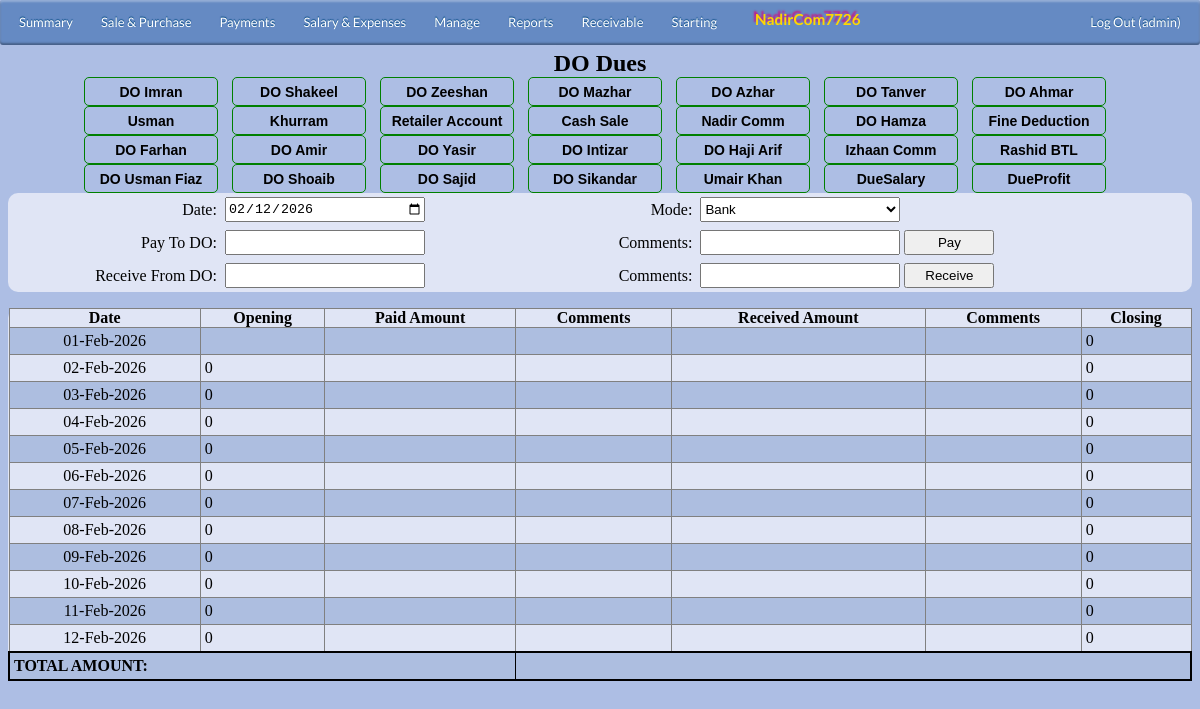
Page /admin/dodues.php (signed in) on the committed database.
### tables this page shows
CREATE TABLE `config` (
  `id` int(11) NOT NULL,
  `name` varchar(50) DEFAULT NULL,
  `customName` varchar(100) DEFAULT NULL
);

CREATE TABLE `empinfo` (
  `EmpID` int(11) NOT NULL,
  `EmpName` varchar(30) DEFAULT NULL,
  `EmpJoinDate` date DEFAULT NULL,
  `EmpFixedSalary` int(11) DEFAULT NULL,
  `EmpStatus` varchar(20) DEFAULT NULL,
  `empType` varchar(10) DEFAULT NULL,
  `Comments` varchar(100) DEFAULT NULL,
  `sort_order` int(11) DEFAULT NULL,
  `showIn` tinyint(4) DEFAULT NULL,
  `otcomrate` float DEFAULT NULL,
  `completeName` varchar(50) DEFAULT NULL,
  `contactNo` varchar(20) DEFAULT NULL,
  `empAddress` varchar(200) DEFAULT NULL,
  `doLine` varchar(20) DEFAULT NULL,
  `cnic` varchar(15) DEFAULT NULL
);

### admin/includes/globalvar.php (called while the page is built, shortened)
<?php
include_once('dbcon.php');
$qry = mysqli_query($con,"SELECT customName FROM config WHERE name='organization';") or die(mysqli_error());
$Data=mysqli_fetch_assoc($qry);
$childOrganization=$Data['customName'];
$qry = mysqli_query($con,"SELECT customName FROM config WHERE name='defaultBank';") or die(mysqli_error());
$Data=mysqli_fetch_assoc($qry);
$defaultBankName=$Data['customName'];
?>

### admin/includes/variables.php (called while the page is built, shortened)
<?php
include_once('dbcon.php');
include_once('globalvar.php');
		$currentActiveUser=$_SESSION['login_user'];
		$currentUserType=$_SESSION['login_type'];
		$query_date = date('d-m-Y');
		$FirstDate= date('01-m-Y', strtotime($query_date));
		$CurrentDate=date('Y-m-d');
		$CurrentMonth=date('M-Y', strtotime($query_date));
		$date_from = $FirstDate;
		$date_from = strtotime($date_from);
		$date_to = $CurrentDate;
		$date_to = strtotime($date_to);
?>

### admin/includes/formula2.php (called while the page is built, shortened)
<?php
include_once('variables.php');
include_once('globalvar.php');
?>

### admin/dodues.php (the view, shortened to what this page needs)
<?php
$Employee = $_GET['name'];
include_once('includes/formula2.php');
include_once('includes/globalvar.php');
?>
	<head>
			<?php
			include_once('includes/navbar.php');
			?>
	</head>
	<div class="container" align="center" style="border: solid black 0px;" >
							<center>
								<caption> <h2>DO Dues</h2></caption>
							</center>
				<div style="border: solid black 0px;" align="center" class="doBar">
					<?php
						$doQ=mysqli_query($con,"SELECT EmpName from empinfo WHERE (EmpStatus='Active' OR EmpStatus='Dfltr') AND (showIn=2 OR showIn=3) Order by sort_order ASC");
						while($data=mysqli_fetch_array($doQ))
							{
								$name=$data['EmpName'];
								if($name== $Employee)
									$nm='doLinkSelected';
								else
									$nm='doLink';
								?>
								<a href="dodues.php?name=<?php echo $name;?>" id="<?php echo $nm;?>" class="button">
								<?php
								echo $data['EmpName']."</a>";
							}
					?>
				</div>
							<div  style="border: solid black 0px; ">
											<form id="AddReceiptForm" name="AddReceiptForm" action="" method="POST">
													<table cellpadding="0" cellspacing="0" border="0" class="table" id="HeadTable" >
																<tr>
																	<td style="text-align: right;">Date:</td>
																	<td style="text-align: left;">
																			<?php
																				$strDate= date('Y-m-d');
																				if ($currentUserType=="Admin")
																					echo "<input type=\"date\" value= \"$strDate\"  name=\"txtDate\" id=\"tBox\">";
																				else
																					echo "<input type=\"date\" value= \"$strDate\"  name=\"txtDate\" id=\"tBox\" readonly>";
																			?>
																	</td>
																	<td style="text-align: right;">Mode:</td>
																	<td style="text-align: left;" >
																			<select name="modeSelect" id="sBox"/>
																				<?php
																					$doQ=mysqli_query($con,"SELECT Name from company WHERE Type='BNK' ");
																						while($data=mysqli_fetch_array($doQ))
																						{
																							if ($data['Name']==$defaultBankName)
																								echo "<option selected>";
																							else
																								echo "<option>";
																							echo $data['Name'];
																							echo "</option>";
																						}
																				?>
																	</td>
																</tr>
																<tr>
																	<td style="text-align: right;" >
																	<?php
																	if($Employee=="DueSalary" OR $Employee=="DueProfit")
																		echo "Withdraw:";
																	else
																		echo "Pay To DO:";
																	?>
																	</td>
																	<td style="text-align: left;" >
																		 <input type="text" name="txtAmntPaid" value="" id="iBox"/ autofocus>
																	</td>
																	<td style="text-align: right;" >Comments:
																	</td>
																	<td style="text-align: left;" >
																		<input type="text" name="txtNotesP"  id="iBox"/>
																		<input type="submit"  value="<?php if($Employee=="DueSalary" OR $Employee=="DueProfit") echo "Withdraw"; else echo "Pay";?>" name="SaveDuePaid" id="Btn">
																	</td>
																</tr>
																<tr>
																	<td style="text-align: right;" >
																	<?php
																	if($Employee=="DueSalary" OR $Employee=="DueProfit")
																		echo "Add Amount:";
																	else
																		echo "Receive From DO:";
																	?>
																	</td>
																	<td style="text-align: left;" >
																		 <input type="text" name="txtAmntReceived" value="" id="iBox"/>
																	</td>
																	<td style="text-align: right;" >Comments:
																	</td>
																	<td style="text-align: left;" >
																		<input type="text" name="txtNotesR"  id="iBox"/>
																		<input type="submit"  value="<?php if($Employee=="DueSalary" OR $Employee=="DueProfit") echo "Add Into"; else echo "Receive";?>" name="SaveDueReceived" id="Btn">
																	</td>
																</tr>
													</table>
											</form>
							</div>
							<table cellpadding="0" cellspacing="0" border="1" class="table table-bordered table-condensed" id="dbResult">
								<thead>
									<tr>
										<th>Date</th>
										<th>Opening</th>
										<th><?php if($Employee=="DueSalary" OR $Employee=="DueProfit") echo "Withdraw"; else echo "Paid Amount";?></th>
										<th>Comments</th>
										<th><?php if($Employee=="DueSalary" OR $Employee=="DueProfit") echo "Added"; else echo "Received Amount";?></th>
										<th>Comments</th>
										<th>Closing</th>
									</tr>
								</thead>
											<tbody>
											<?php
													$sq5 = mysqli_query($con,"SELECT ocAmnt FROM openingclosing where oMonth='$CurrentMonth' AND ocType='DO Dues' AND ocEmp='$Employee'  ")or die(mysqli_query());
													$Data5=mysqli_fetch_array($sq5);
													$Opening=$Data5['ocAmnt'];
														for($i=$date_from; $i<=$date_to; $i+=86400)
														{
														echo "<tr>";
															$cd=date("Y-m-d", $i);
														echo "<td style=\"text-align: center;\">";
															echo date("d-M-Y", $i);
														echo "</td>";
														echo "<td>".$Opening."</td>";
															$q=mysqli_query($con,"SELECT sum(rpAmnt),rpNotes FROM receiptpayment WHERE rpFor='DO Dues' AND rpDate ='$cd' AND rpStatus='PaidTo' AND rpFromTo='$Employee' ");
															$Data=mysqli_fetch_array($q);
															$amntPaid=$Data['sum(rpAmnt)'];
														echo "<td>".$amntPaid."</td>";
														echo "<td>".$Data['rpNotes']."</td>";
															$q=mysqli_query($con,"SELECT sum(rpAmnt),rpNotes FROM receiptpayment WHERE rpFor='DO Dues' AND rpDate ='$cd' AND rpStatus='ReceivedFrom' AND rpFromTo='$Employee'  ");
															$Data=mysqli_fetch_array($q);
															$amntRcvd=$Data['sum(rpAmnt)'];
														echo "<td>".$amntRcvd."</td>";
														echo "<td>".$Data['rpNotes']."</td>";
															$closing= ($Opening+$amntPaid)-$amntRcvd;
														echo "<td>".$closing."</td>";
														$Opening=$closing;
														echo "</tr>";
													}
													?>
											</tbody>
											<tfoot >
								<tr style="border: solid black 2px;"  >
								<td colspan="3" > <b> TOTAL AMOUNT: </b></td>
								<td colspan="4" > <b><?php  ?></b></td>
								</tr>
								</tfoot>
							</table>
	</div>
</html>

### admin/includes/navbar.php (shortened to what this page needs)
<div id='cssmenu'>
	<ul>
		<li><a href='summary.php'><span>Summary</span></a>
		</li>
		<li><a href='#'><span>Sale & Purchase</span></a>
		</li>
		<li class='active has-sub'><a href='#'><span>Payments</span></a>
		</li>
		<li><a href='#'><span>Salary & Expenses</span></a>
		</li>
		<li class='active has-sub'><a href='#'><span>Manage</span></a>
		</li>
		<li class='active has-sub'><a href='#'><span>Reports</span></a>
		</li>
		<li class='active has-sub'><a href='#'><span>Receivable</span></a>
		</li>
		<li class='active has-sub'><a href='#'><span>Starting</span></a>
		</li>
		<li style="float:left">
			<h3> <?php echo $childOrganization?></h3>
		</li>
		<li style="float:right"><a href="../logout.php"> Log Out (<?php echo $currentActiveUser; ?>)</a></li>
	</ul>
</div>

### rows in the picture
config: customName "NadirCom7726"
empinfo: EmpName "DO Imran"
empinfo: EmpName "DO Shakeel"
empinfo: EmpName "DO Zeeshan"
empinfo: EmpName "DO Mazhar"
empinfo: EmpName "DO Azhar"
empinfo: EmpName "DO Tanver"
empinfo: EmpName "DO Ahmar"
empinfo: EmpName "Usman"
empinfo: EmpName "Khurram"
empinfo: EmpName "Retailer Account"
empinfo: EmpName "Cash Sale"
empinfo: EmpName "Nadir Comm"
empinfo: EmpName "DO Hamza"
empinfo: EmpName "Fine Deduction"
empinfo: EmpName "DO Farhan"
empinfo: EmpName "DO Amir"
empinfo: EmpName "DO Yasir"
empinfo: EmpName "DO Intizar"
empinfo: EmpName "DO Haji Arif"
empinfo: EmpName "Izhaan Comm"
empinfo: EmpName "Rashid BTL"
empinfo: EmpName "DO Usman Fiaz"
empinfo: EmpName "DO Shoaib"
empinfo: EmpName "DO Sajid"
empinfo: EmpName "DO Sikandar"
empinfo: EmpName "Umair Khan"
empinfo: EmpName "DueSalary"
empinfo: EmpName "DueProfit"

### other values in the picture
$currentActiveUser "admin"
date("d-M-Y", $i) "01-Feb-2026"
$closing "0"
date("d-M-Y", $i) "02-Feb-2026"
$Opening "0"
date("d-M-Y", $i) "03-Feb-2026"
date("d-M-Y", $i) "04-Feb-2026"
date("d-M-Y", $i) "05-Feb-2026"
date("d-M-Y", $i) "06-Feb-2026"
date("d-M-Y", $i) "07-Feb-2026"
date("d-M-Y", $i) "08-Feb-2026"
date("d-M-Y", $i) "09-Feb-2026"
date("d-M-Y", $i) "10-Feb-2026"
date("d-M-Y", $i) "11-Feb-2026"
date("d-M-Y", $i) "12-Feb-2026"
